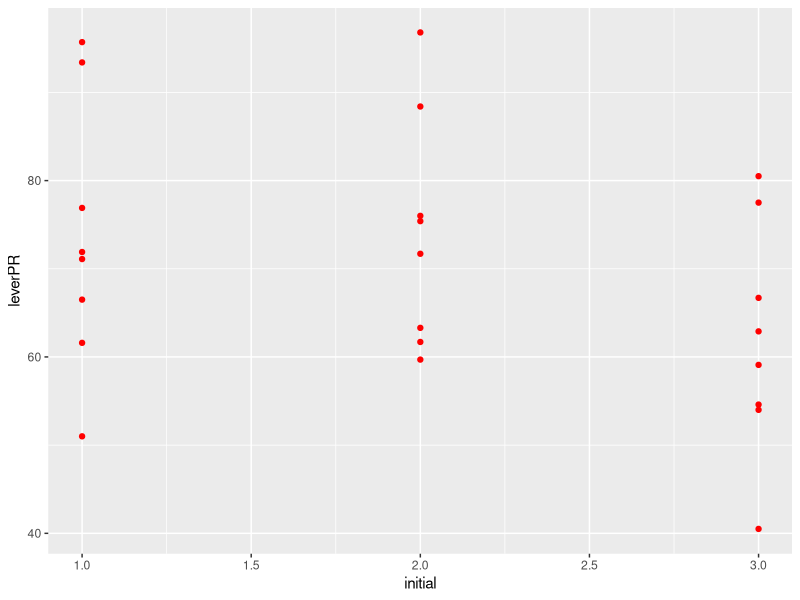
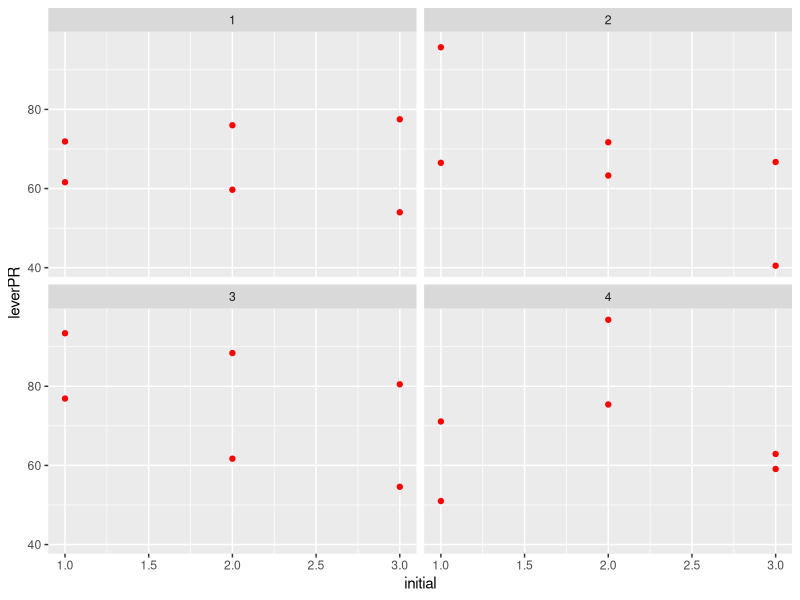
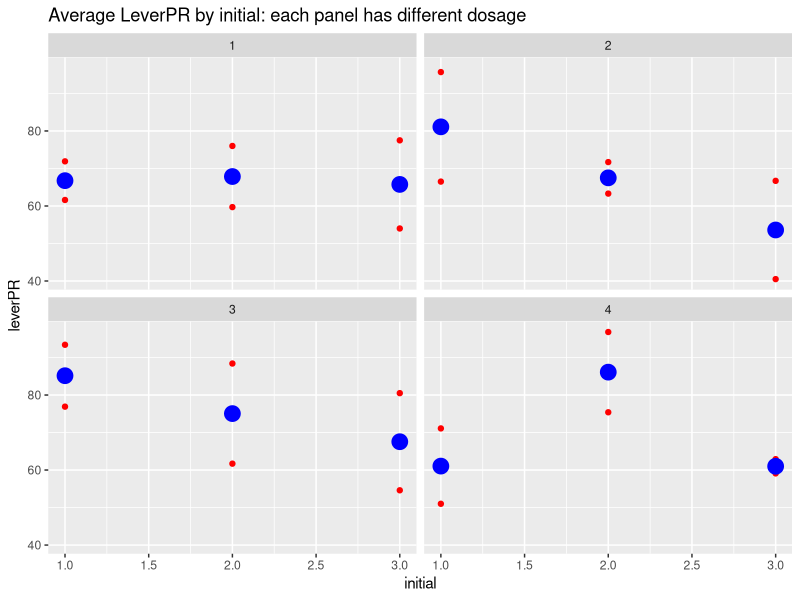

The R source for these figures, in order:
set.seed(123)

drug <- data.frame(
  id      = 1:24,                                # 24 observations
  initial = rep(1:3, each = 8),                  # values 1, 2, 3
  dosage  = rep(1:4, times = 6),                 # values 1, 2, 3, 4
  leverPR = round(rnorm(24, mean = 70, sd = 15), 1)  # continuous variable
)

head(drug)

install.packages("doBy")
library(doBy)

result_sum <- data.frame(
  summaryBy(leverPR ~ dosage + initial, data = drug, FUN = c(mean,sd))
)

final <- merge(drug, result_sum,
               by.x = c("dosage", "initial"),
               by.y = c("dosage", "initial")
               )
head(final, 20)

fun1 <- function(x_cont, y_cat){
  med <- median(x_cont, na.rm = TRUE)
  x_cat <- ifelse(x_cont <= med, "low", "high")
  tbl <- table(x_cat, y_cat)
  pval <- chisq.test(tbl)$p.value

  cat("This is a test for independence\n")
  list(
    table = tbl,
    pvalue = pval
  )
}

fun1(drug$leverPR, drug$dosage)

library(ggplot2)

plot1 <- ggplot(drug, aes(x = initial, y = leverPR)) +
  geom_point(color = "red") +
  scale_x_continuous(limits = c(1, 3))

plot2 <- plot1 + facet_wrap(~dosage)

plot3 <- plot2 +
  stat_summary(fun = mean, geom = "point", color = "blue", size = 5)

plot4 <- plot3 +
  ggtitle("Average LeverPR by initial: each panel has different dosage")
plot1
plot2
plot4
